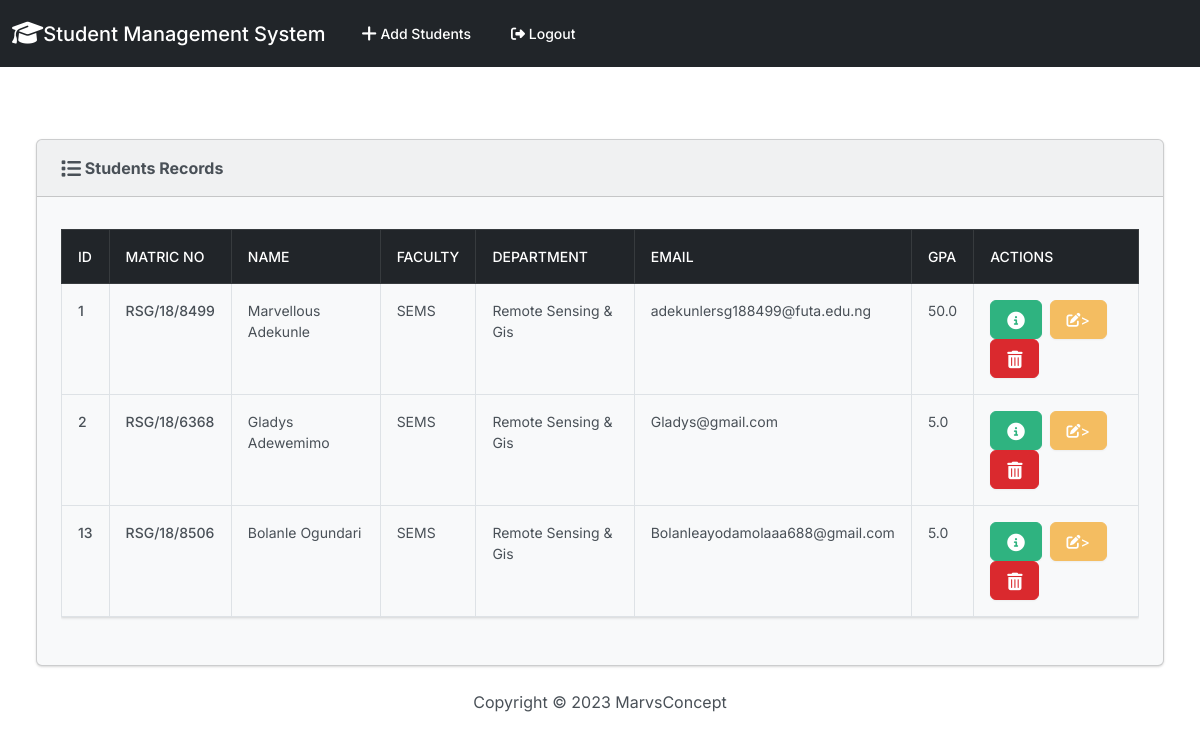
The app's page / (signed in) with its own data.
### students/models.py (models this page shows, shortened)
class Record(models.Model):
    created_at = models.DateTimeField(auto_now_add=True)
    matric_no = models.CharField(max_length = 50)
    first_name = models.CharField(max_length=50)
    last_name = models.CharField(max_length=50)
    faculty = models.CharField(max_length=50)
    department = models.CharField(max_length=50)
    email =  models.EmailField(max_length=50)
    gpa = models.FloatField()

### students/views.py (the view)
# urls.py: 2. Add a URL to urlpatterns:  path('', views.home, name='home')
def home(request):
    records = Record.objects.all()
    if request.method == 'POST':
        username = request.POST['username']
        password = request.POST['password']
        user = authenticate(request, username=username, password=password)
        if user is not None:
            login(request,user)
            messages.success(request, "Welcome, You have been logged in!")
            return redirect('home')
        else:
            messages.success(request, "Login Failed, Try again!!!")
            return redirect('home')
    else:
        return render(request, 'home.html', {'records':records})

### students/templates/home.html (shortened to what this page needs)
{% extends 'base.html' %}
{% block content %}
{% if user.is_authenticated %}
<div class="container-fluid">
    <div class="row">
        <div class="col-12">
            <div class="card bg-light ms-4 me-4 mb-4">
              <div class="card-header"><strong> <i class="fa-solid fa-list fa-lg"></i> Students Records </strong></div>
              <div class="card-body">
                <p class="card-text">
                  <div class="table-responsive">
                    <table class="table table-hover table-bordered">
                      <thead class="table-dark">
                        <tr>
                          <th scope="col">ID</th>
                          <th scope="col">Matric No</th>
                          <th scope="col">Name</th>
                          <th scope="col">Faculty</th>
                          <th scope="col">Department</th>
                          <th scope="col">Email</th>
                          <th scope="col">GPA</th>
                          <th scope="col">Actions</th>
                        </tr>
                      </thead>
                      <tbody>
                        {% for record in records %}
                        <tr>
                          <th>{{record.id}}</th>
                          <th>{{record.matric_no}}</th>
                          <td>{{record.first_name}} {{record.last_name}}</td>
                          <td>{{record.faculty}}</td>
                          <td>{{record.department}}</td>
                          <td>{{record.email}}</td>
                          <td>{{record.gpa}}</td>
                          <td><a href="{% url 'record' record.id %}"> <button type="button" class="btn btn-success me-1">
                            </button></a>
                            <a href="{% url 'update_record' record.id %}"> <button type="button" class="btn btn-warning me-1">
                              <i class="fa-solid fa-pen-to-square fa=lg"></i>></i>
                            </button></a>
                            <a class="btn btn-danger   me-1" href="{% url 'delete_record' record.id %}"></a>
                          </td>
                        </tr>
                        {% endfor %}
                      </tbody>
                    </table>
                  </div>
                </p>
              </div>
        </div>
    </div>
</div>
{% endif %}
{% endblock %}

### records on screen
Record: id "1", matric_no "RSG/18/8499", first_name "Marvellous", last_name "Adekunle", faculty "SEMS", department "Remote Sensing & Gis", email "adekunlersg188499@futa.edu.ng", gpa "50.0"
Record: id "2", matric_no "RSG/18/6368", first_name "Gladys", last_name "Adewemimo", faculty "SEMS", department "Remote Sensing & Gis", email "Gladys@gmail.com", gpa "5.0"
Record: id "13", matric_no "RSG/18/8506", first_name "Bolanle", last_name "Ogundari", faculty "SEMS", department "Remote Sensing & Gis", email "Bolanleayodamolaaa688@gmail.com", gpa "5.0"
